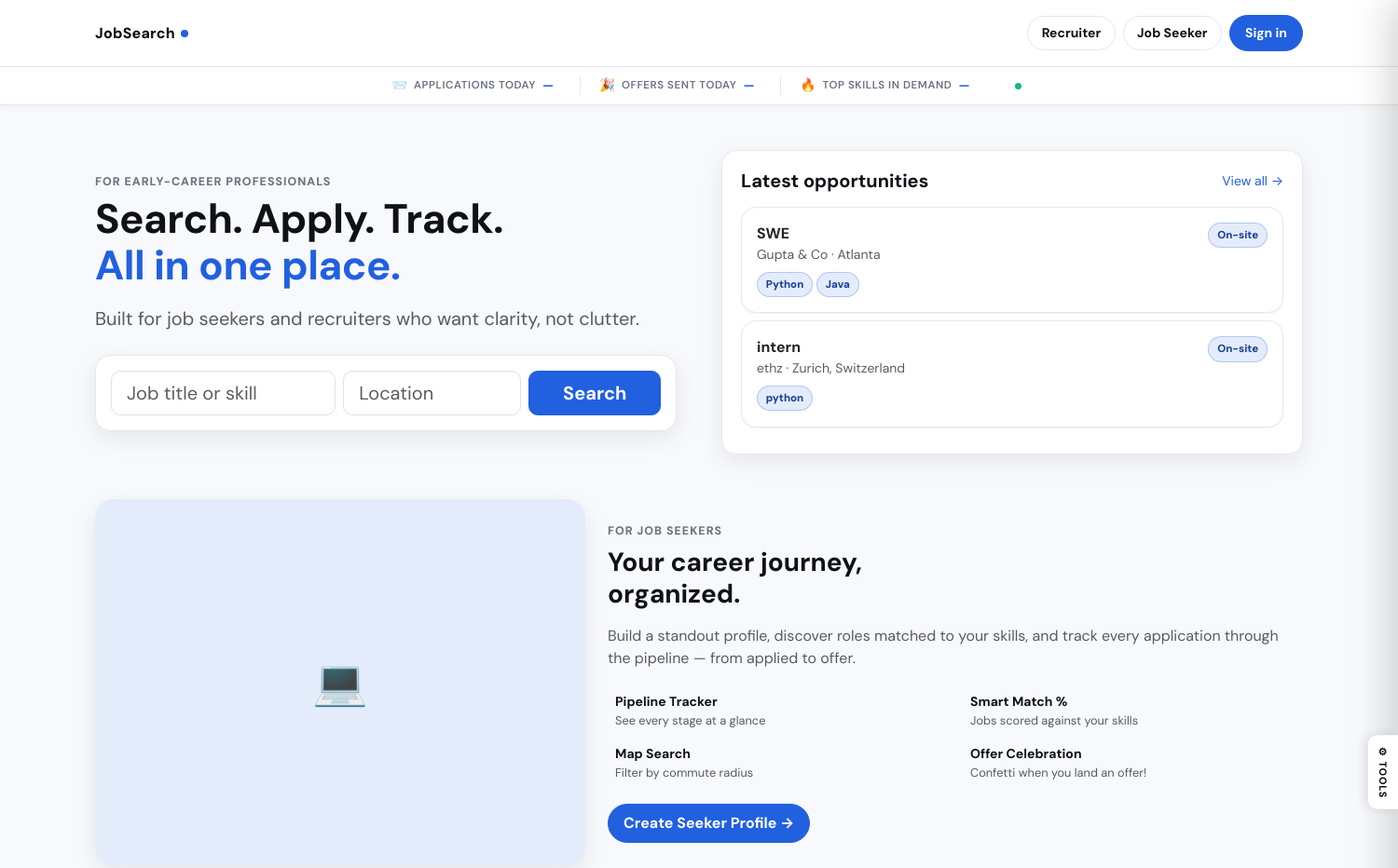
The app's page / (upper part), older data.
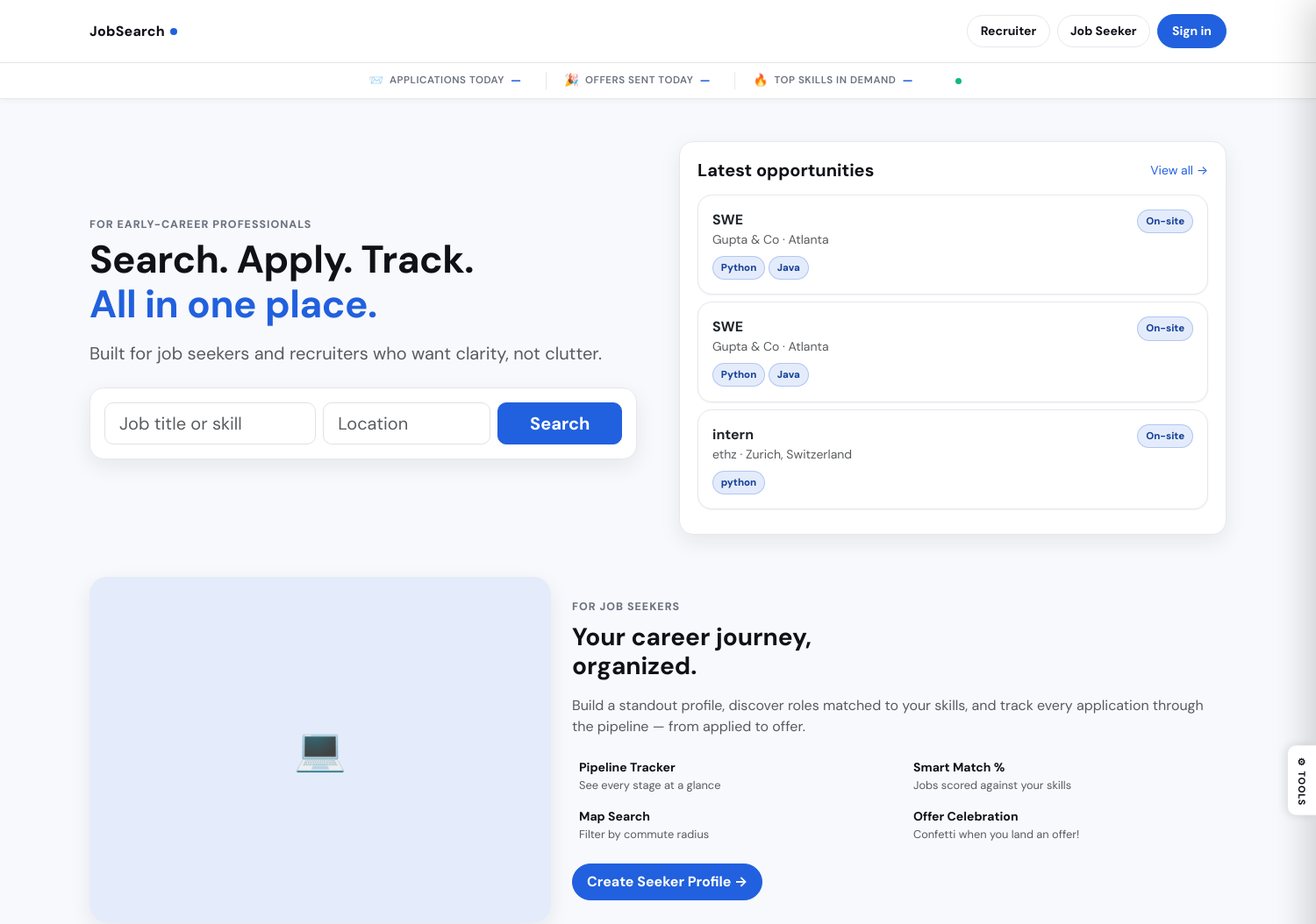
The same page, newer data.
### jobs/models.py (models this page shows, shortened)
class JobPosting(models.Model):
    class JobType(models.TextChoices):
        REMOTE = "remote", "Remote"
        ONSITE = "onsite", "On-site"
        HYBRID = "hybrid", "Hybrid"
    class ExperienceLevel(models.TextChoices):
        ENTRY = "entry", "Entry Level"
        MID = "mid", "Mid Level"
        SENIOR = "senior", "Senior Level"
        INTERN = "intern", "Internship"
    recruiter = models.ForeignKey(
        CustomUser, on_delete=models.CASCADE, related_name="job_postings"
    )
    title = models.CharField(max_length=200)
    company = models.CharField(max_length=200)
    description = models.TextField()
    skills = models.TextField(blank=True, help_text="Comma-separated skills")
    location = models.CharField(max_length=200, blank=True)
    latitude = models.FloatField(null=True, blank=True)
    longitude = models.FloatField(null=True, blank=True)
    job_type = models.CharField(
        max_length=20, choices=JobType.choices, default=JobType.ONSITE
    )
    experience_level = models.CharField(
        max_length=20, choices=ExperienceLevel.choices, default=ExperienceLevel.ENTRY
    )
    salary_min = models.PositiveIntegerField(null=True, blank=True)
    salary_max = models.PositiveIntegerField(null=True, blank=True)
    visa_sponsorship = models.BooleanField(default=False)
    is_active = models.BooleanField(default=True)
    created_at = models.DateTimeField(auto_now_add=True)
    updated_at = models.DateTimeField(auto_now=True)
    class Meta:
        ordering = ["-created_at"]
    def skills_list(self):
        return [s.strip() for s in self.skills.split(",") if s.strip()]

### jobs/views.py (the view, shortened to what this page needs)
# urls.py: path("", views.home, name="home"),
def home(request):
    jobs = JobPosting.objects.filter(is_active=True)[:6]
    milestones = None
    if request.user.is_authenticated:
        if request.user.is_job_seeker():
            milestones = get_seeker_milestones(request.user)
        elif request.user.is_recruiter():
            milestones = get_recruiter_milestones(request.user)
    return render(request, "jobs/home.html", {"jobs": jobs, "user_milestones": milestones})

### jobs/templates/jobs/home.html (shortened to what the changed rows need)
{% extends "jobs/base.html" %}
{% block content %}
<div class="container py-5">
  <div class="row align-items-center mb-5 g-5">
    <div class="col-lg-6">
      <h1 style="font-size:2.75rem;font-weight:700;line-height:1.15;letter-spacing:-.5px;" class="mb-3">
        Search. Apply. Track.<br>
        <span style="color:var(--brand);">All in one place.</span>
      </h1>
    </div>
    <div class="col-lg-6">
      <div class="js-card" style="box-shadow:var(--shadow-md);">
        {% for job in jobs %}
        <a href="{% url 'job_detail' job.pk %}" class="text-decoration-none text-dark">
          <div class="js-card js-card-hover p-3 mb-2">
            <div class="d-flex justify-content-between align-items-start gap-2">
              <div class="flex-grow-1" style="min-width:0;">
                <div class="d-flex align-items-center gap-2 flex-wrap">
                  <div class="fw-bold">{{ job.title }}</div>
                </div>
                <div class="text-muted small">{{ job.company }} · {{ job.location|default:"Remote" }}</div>
              </div>
              <span class="js-badge js-badge-skill" style="white-space:nowrap;flex-shrink:0;">{{ job.get_job_type_display }}</span>
            </div>
            {% if job.skills_list %}
            <div class="mt-2 d-flex flex-wrap gap-1 skill-badge-animate">
              {% for skill in job.skills_list %}<span class="js-badge js-badge-skill">{{ skill }}</span>{% endfor %}
            </div>
            {% endif %}
          </div>
        </a>
        {% endfor %}
      </div>
    </div>
  </div>
  <div class="row g-4 mb-5 align-items-center">
    <div class="col-lg-7">
      <h2 class="fw-bold mb-3" style="font-size:1.75rem;">Your career journey,<br>organized.</h2>
    </div>
  </div>
</div>
{% endblock %}

Row changes from the older to the newer data that the page shows:
added JobPosting: title "SWE", company "Gupta & Co", location "Atlanta", job_type "On-site", skills_list "Python" "Java"
